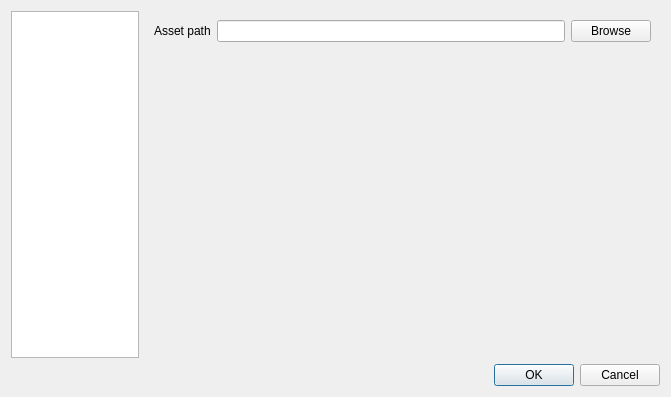
<?xml version="1.0" encoding="UTF-8"?>
<ui version="4.0">
 <class>ConfigDialog</class>
 <widget class="QDialog" name="ConfigDialog">
  <property name="geometry">
   <rect>
    <x>0</x>
    <y>0</y>
    <width>671</width>
    <height>397</height>
   </rect>
  </property>
  <property name="windowTitle">
   <string>Dialog</string>
  </property>
  <layout class="QVBoxLayout" name="verticalLayout">
   <item>
    <layout class="QHBoxLayout" name="horizontalLayout">
     <item>
      <widget class="QListWidget" name="listWidget">
       <property name="sizePolicy">
        <sizepolicy hsizetype="Minimum" vsizetype="Expanding">
         <horstretch>0</horstretch>
         <verstretch>0</verstretch>
        </sizepolicy>
       </property>
       <property name="maximumSize">
        <size>
         <width>128</width>
         <height>16777215</height>
        </size>
       </property>
       <property name="movement">
        <enum>QListView::Static</enum>
       </property>
       <property name="spacing">
        <number>12</number>
       </property>
       <property name="viewMode">
        <enum>QListView::IconMode</enum>
       </property>
      </widget>
     </item>
     <item>
      <widget class="QStackedWidget" name="stackedWidget">
       <property name="sizePolicy">
        <sizepolicy hsizetype="Expanding" vsizetype="Expanding">
         <horstretch>0</horstretch>
         <verstretch>0</verstretch>
        </sizepolicy>
       </property>
       <property name="currentIndex">
        <number>0</number>
       </property>
       <widget class="QWidget" name="assets">
        <layout class="QVBoxLayout" name="verticalLayout_2">
         <item>
          <layout class="QHBoxLayout" name="horizontalLayout_2">
           <item>
            <widget class="QLabel" name="label">
             <property name="text">
              <string>Asset path</string>
             </property>
            </widget>
           </item>
           <item>
            <widget class="QLineEdit" name="assetPath"/>
           </item>
           <item>
            <widget class="QPushButton" name="browseAsset">
             <property name="text">
              <string>Browse</string>
             </property>
            </widget>
           </item>
          </layout>
         </item>
         <item>
          <spacer name="verticalSpacer">
           <property name="orientation">
            <enum>Qt::Vertical</enum>
           </property>
           <property name="sizeHint" stdset="0">
            <size>
             <width>20</width>
             <height>40</height>
            </size>
           </property>
          </spacer>
         </item>
        </layout>
       </widget>
       <widget class="QWidget" name="environment">
        <widget class="QLabel" name="label_2">
         <property name="geometry">
          <rect>
           <x>210</x>
           <y>110</y>
           <width>69</width>
           <height>17</height>
          </rect>
         </property>
         <property name="text">
          <string>Mouse</string>
         </property>
        </widget>
        <widget class="QLabel" name="label_3">
         <property name="geometry">
          <rect>
           <x>220</x>
           <y>250</y>
           <width>101</width>
           <height>17</height>
          </rect>
         </property>
         <property name="text">
          <string>Keyboard</string>
         </property>
        </widget>
       </widget>
      </widget>
     </item>
    </layout>
   </item>
   <item>
    <widget class="QDialogButtonBox" name="buttonBox">
     <property name="orientation">
      <enum>Qt::Horizontal</enum>
     </property>
     <property name="standardButtons">
      <set>QDialogButtonBox::Cancel|QDialogButtonBox::Ok</set>
     </property>
    </widget>
   </item>
  </layout>
 </widget>
 <resources/>
 <connections>
  <connection>
   <sender>buttonBox</sender>
   <signal>accepted()</signal>
   <receiver>ConfigDialog</receiver>
   <slot>accept()</slot>
   <hints>
    <hint type="sourcelabel">
     <x>248</x>
     <y>254</y>
    </hint>
    <hint type="destinationlabel">
     <x>157</x>
     <y>274</y>
    </hint>
   </hints>
  </connection>
  <connection>
   <sender>buttonBox</sender>
   <signal>rejected()</signal>
   <receiver>ConfigDialog</receiver>
   <slot>reject()</slot>
   <hints>
    <hint type="sourcelabel">
     <x>316</x>
     <y>260</y>
    </hint>
    <hint type="destinationlabel">
     <x>286</x>
     <y>274</y>
    </hint>
   </hints>
  </connection>
 </connections>
</ui>
